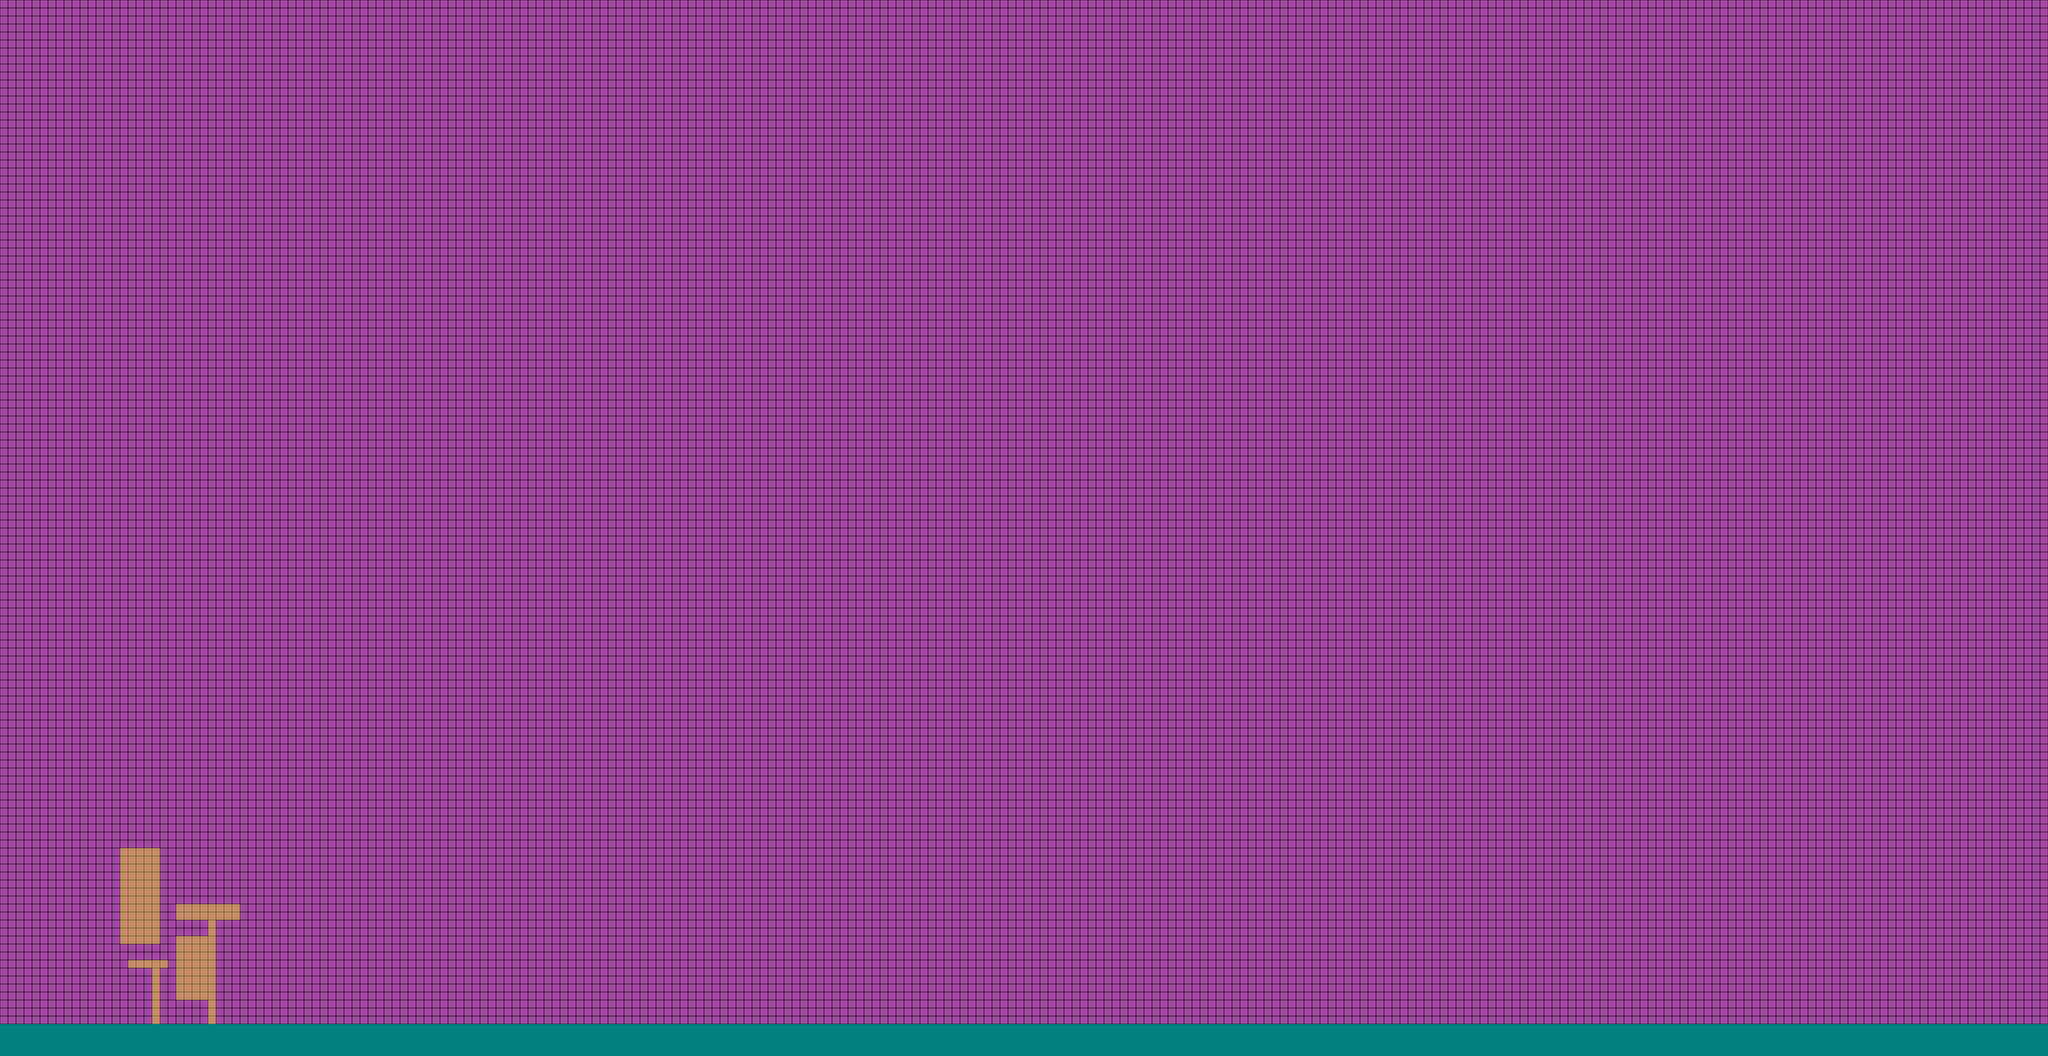

Tiled map render using the project's own tile images. Description and the map definition, with tile-layer contents summarised, below:
An orthogonal 256x132 tile map with 32x32 px tiles, 2 tile layers (Tile Layer 1, Tile Layer 2), 2 tilesets and 6 objects.

<map version="1.0" orientation="orthogonal" width="256" height="132" tilewidth="32" tileheight="32" backgroundcolor="#008080">
 <tileset firstgid="1" name="purpleGrid1" tilewidth="32" tileheight="32">
  <image source="purpleTileBlackBorder_32_32.png" width="32" height="32" />
 </tileset>
 <tileset firstgid="2" name="damier4Couleurs0" tilewidth="32" tileheight="32">
  <image source="damier4Couleurs0.png" width="128" height="128" />
 </tileset>
 <layer name="Tile Layer 1" width="256" height="132">
  <data>[33792 cells, 32768 non-empty, 1 distinct tile ids]</data>
 </layer>
 <layer name="Tile Layer 2" width="256" height="132" opacity="0.39">
  <data>[33792 cells, 133 non-empty, 2 distinct tile ids]</data>
 </layer>
 <objectgroup name="Object Layer 1" opacity="0.46">
  <object x="480" y="3392" width="160" height="384" />
  <object x="704" y="3616" width="256" height="64" />
  <object x="704" y="3744" width="128" height="256" />
  <object x="512" y="3840" width="160" height="32" />
  <object x="608" y="3872" width="32" height="224" />
  <object x="832" y="3680" width="32" height="416" />
 </objectgroup>
</map>
